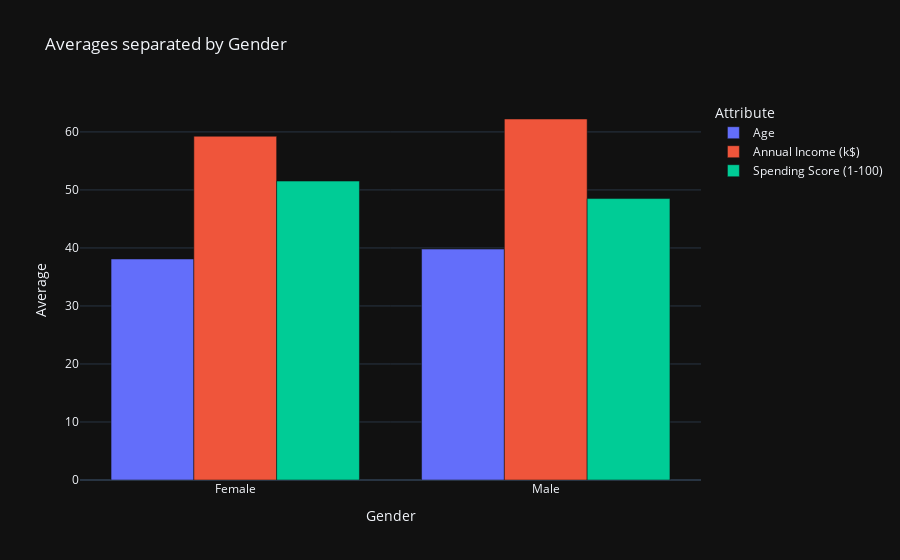

Notebook source saved alongside this figure:
### Markdown cell above
#### Barchart view of numerical fields separated by gender. Mostly balanced by Gender.

### Code cell
avg_gender_dataset.reset_index(inplace=True)

fig = px.bar(avg_gender_dataset, x='Gender', y=['Age', 'Annual Income (k$)', 'Spending Score (1-100)'],
             title='Averages separated by Gender', labels={'value': 'Average', 'variable': 'Attribute'},
             barmode='group', template='plotly_dark')

fig.show()

### Figure 1 — Plotly figure (JSON) as saved in the notebook; plotly's stock layout.template omitted (floating-point values rounded to 4 significant figures)
{"data": [{"alignmentgroup": "True", "hovertemplate": "Attribute=Age<br>Gender=%{x}<br>Average=%{y}<extra></extra>", "legendgroup": "Age", "marker": {"color": "#636efa", "pattern": {"shape": ""}}, "name": "Age", "offsetgroup": "Age", "orientation": "v", "showlegend": true, "textposition": "auto", "type": "bar", "x": ["Female", "Male"], "xaxis": "x", "y": [38.1, 39.81], "yaxis": "y"}, {"alignmentgroup": "True", "hovertemplate": "Attribute=Annual Income (k$)<br>Gender=%{x}<br>Average=%{y}<extra></extra>", "legendgroup": "Annual Income (k$)", "marker": {"color": "#EF553B", "pattern": {"shape": ""}}, "name": "Annual Income (k$)", "offsetgroup": "Annual Income (k$)", "orientation": "v", "showlegend": true, "textposition": "auto", "type": "bar", "x": ["Female", "Male"], "xaxis": "x", "y": [59.25, 62.23], "yaxis": "y"}, {"alignmentgroup": "True", "hovertemplate": "Attribute=Spending Score (1-100)<br>Gender=%{x}<br>Average=%{y}<extra></extra>", "legendgroup": "Spending Score (1-100)", "marker": {"color": "#00cc96", "pattern": {"shape": ""}}, "name": "Spending Score (1-100)", "offsetgroup": "Spending Score (1-100)", "orientation": "v", "showlegend": true, "textposition": "auto", "type": "bar", "x": ["Female", "Male"], "xaxis": "x", "y": [51.53, 48.51], "yaxis": "y"}], "layout": {"barmode": "group", "legend": {"title": {"text": "Attribute"}, "tracegroupgap": 0}, "title": {"text": "Averages separated by Gender"}, "xaxis": {"anchor": "y", "domain": [0, 1], "title": {"text": "Gender"}}, "yaxis": {"anchor": "x", "domain": [0, 1], "title": {"text": "Average"}}}}
